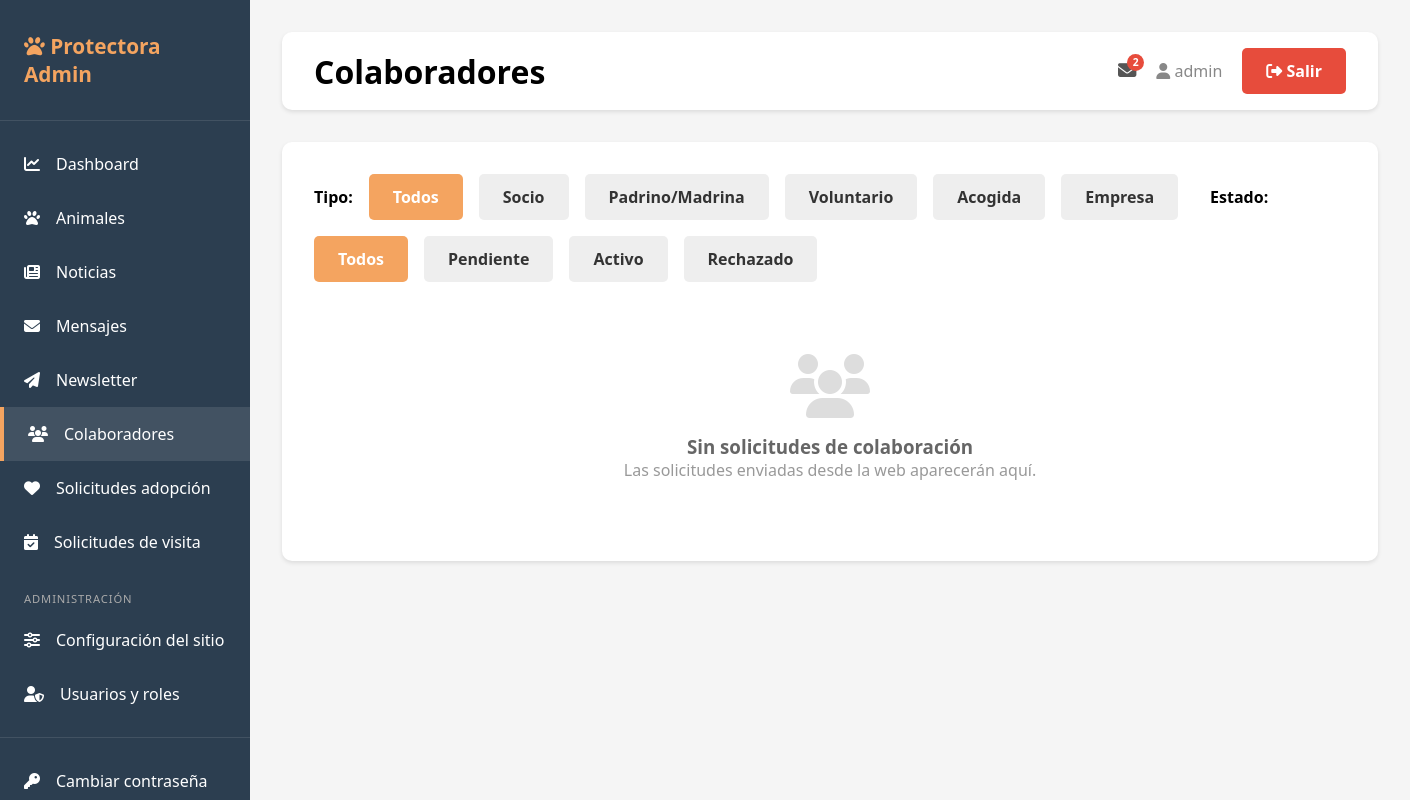
The app's page /admin/collaborators (signed in), older data.
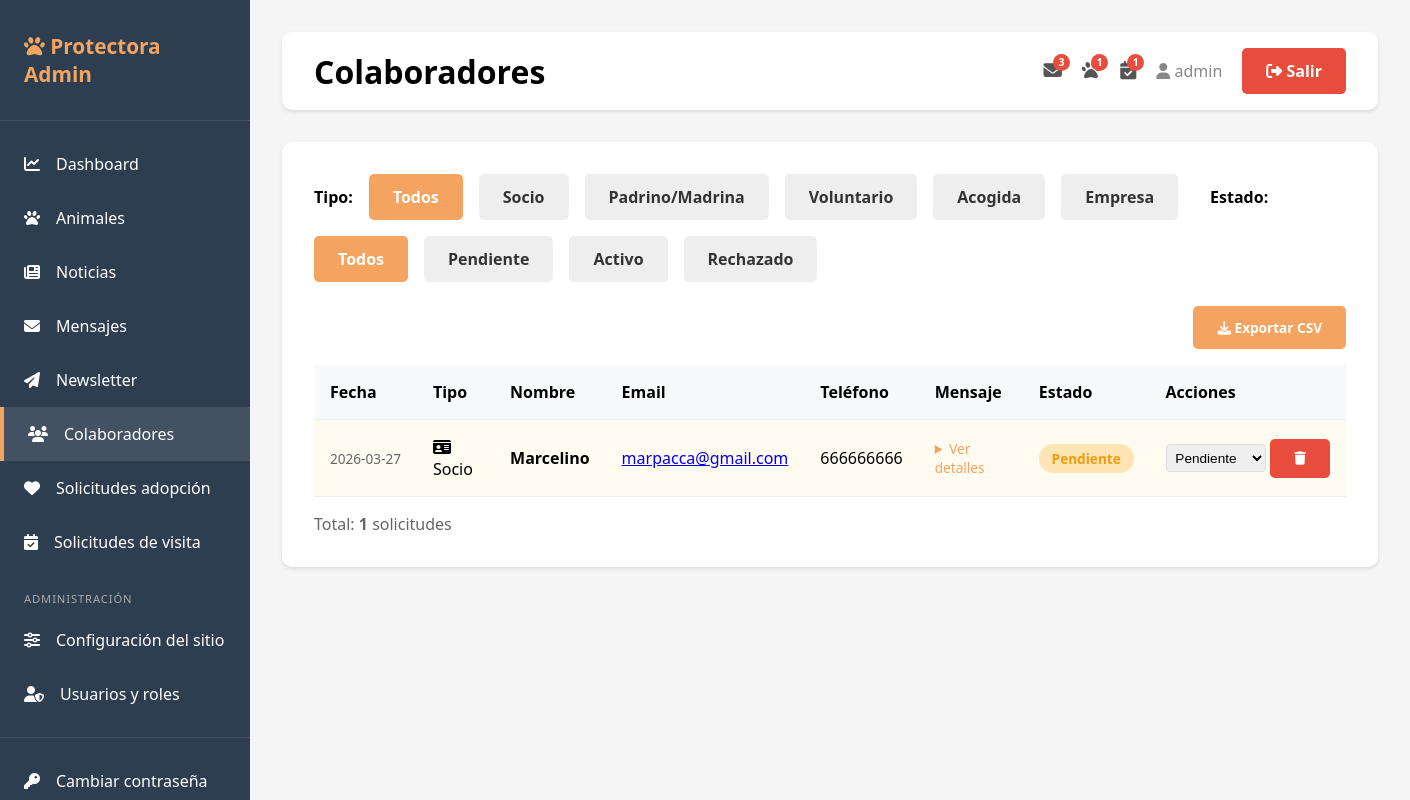
The same page, newer data.
### tables this page shows
CREATE TABLE collaborators (
                id INTEGER PRIMARY KEY AUTOINCREMENT,
                type TEXT NOT NULL,
                name TEXT NOT NULL,
                email TEXT NOT NULL,
                phone TEXT,
                message TEXT,
                extra TEXT,
                status TEXT DEFAULT 'pendiente',
                created_at TIMESTAMP DEFAULT CURRENT_TIMESTAMP
            );

### app.py (the view)
@app.route('/admin/collaborators')
@login_required
def list_collaborators():
    db = get_db()
    collab_type = request.args.get('type')
    status = request.args.get('status')
    query = 'SELECT * FROM collaborators WHERE 1=1'
    params = []
    if collab_type:
        query += ' AND type = ?'
        params.append(collab_type)
    if status:
        query += ' AND status = ?'
        params.append(status)
    query += ' ORDER BY created_at DESC'
    collaborators_raw = db.execute(query, params).fetchall()
    collaborators = []
    for c in collaborators_raw:
        c = dict(c)
        if c.get('extra') and c['extra'].startswith('{'):
            try:
                parsed = json.loads(c['extra'])
                label_map = {
                    'living_situation': 'Vivienda', 'has_yard': 'Jardín/patio',
                    'space_available': 'Espacio disponible', 'current_pets': 'Mascotas actuales',
                    'pet_experience': 'Experiencia', 'hours_home_per_day': 'Horas en casa/día',
                    'foster_duration': 'Duración acogida', 'species_preference': 'Especie preferida',
                    'household_members': 'Personas en hogar', 'city': 'Municipio',
                }
                lines = [f"{label_map.get(k, k)}: {v}" for k, v in parsed.items() if v]
                c['extra_pretty'] = '\n'.join(lines)
            except Exception:
                c['extra_pretty'] = c['extra']
        else:
            c['extra_pretty'] = c.get('extra', '')
        collaborators.append(c)
    return render_template('collaborators.html', collaborators=collaborators,
                           current_type=collab_type, current_status=status)

### app.py (called while the page is built)
def generate_csrf_token():
    if '_csrf_token' not in session:
        session['_csrf_token'] = secrets.token_hex(32)
    return session['_csrf_token']

def get_db():
    if USE_POSTGRES:
        conn = psycopg2.connect(DATABASE_URL)
        conn.cursor_factory = psycopg2.extras.RealDictCursor
        return DatabaseWrapper(conn, is_postgres=True)
    else:
        conn = sqlite3.connect(DATABASE)
        conn.row_factory = sqlite3.Row
        return DatabaseWrapper(conn, is_postgres=False)

def login_required(f):
    @wraps(f)
    def decorated_function(*args, **kwargs):
        if 'user_id' not in session:
            return redirect(url_for('login'))
        return f(*args, **kwargs)
    return decorated_function

    def execute(self, query, params=None):
        if self._is_postgres and '?' in query:
            query = query.replace('?', '%s')
        cursor = self._conn.cursor()
        if params:
            cursor.execute(query, params)
        else:
            cursor.execute(query)
        return cursor

### templates/collaborators.html (shortened to what the changed rows need)
{% extends "base.html" %}
{% block page_title %}Colaboradores{% endblock %}
{% block content %}
<div style="display:flex; gap:1rem; margin-bottom:1.5rem; flex-wrap:wrap; align-items:center;">
    <strong>Tipo:</strong>
    {% for t, label in [('','Todos'),('socio','Socio'),('padrino','Padrino/Madrina'),('voluntario','Voluntario'),('acogida','Acogida'),('empresa','Empresa')] %}
    <a href="{{ url_for('list_collaborators', type=t if t else None, status=current_status) }}"
       class="btn btn-sm" style="background:{% if current_type == t or (not current_type and not t) %}#F4A460; color:white{% else %}#eee; color:#333{% endif %}">
        {{ label }}
    </a>
    {% endfor %}
    <strong style="margin-left:1rem;">Estado:</strong>
    {% for s, label in [('','Todos'),('pendiente','Pendiente'),('activo','Activo'),('rechazado','Rechazado')] %}
    <a href="{{ url_for('list_collaborators', type=current_type, status=s if s else None) }}"
       class="btn btn-sm" style="background:{% if current_status == s or (not current_status and not s) %}#F4A460; color:white{% else %}#eee; color:#333{% endif %}">
        {{ label }}
    </a>
    {% endfor %}
</div>
{% if collaborators %}
<div style="display:flex; justify-content:flex-end; margin-bottom:.75rem;">
    <a href="{{ url_for('export_collaborators_csv') }}" class="btn btn-primary" style="font-size:.85rem;">
        <i class="fas fa-download"></i> Exportar CSV
    </a>
</div>
<table class="table">
    <thead>
        <tr>
            <th>Fecha</th>
            <th>Tipo</th>
            <th>Nombre</th>
            <th>Email</th>
            <th>Teléfono</th>
            <th>Mensaje</th>
            <th>Estado</th>
            <th>Acciones</th>
        </tr>
    </thead>
    <tbody>
        {% for c in collaborators %}
        <tr style="{% if c.status == 'pendiente' %}background:#fffbf0;{% elif c.status == 'rechazado' %}background:#fff5f5;{% endif %}">
            <td style="white-space:nowrap; font-size:0.85rem; color:#666;">{{ c.created_at[:10] }}</td>
            <td>
                {% set icons = {'socio':'id-card','padrino':'heart','voluntario':'users','acogida':'home','empresa':'building'} %}
                {% set labels = {'socio':'Socio','padrino':'Padrino/Madrina','voluntario':'Voluntario','acogida':'Acogida','empresa':'Empresa'} %}
                <i class="fas fa-{{ icons.get(c.type, 'user') }}"></i>
                {{ labels.get(c.type, c.type) }}
            </td>
            <td><strong>{{ c.name }}</strong></td>
            <td><a href="mailto:{{ c.email }}">{{ c.email }}</a></td>
            <td>{{ c.phone or '—' }}</td>
            <td style="max-width:250px; font-size:0.85rem; color:#555;">
                {% if c.message or c.extra %}
                <details>
                    <summary style="cursor:pointer; color:#F4A460;">Ver detalles</summary>
                </details>
                {% else %}—{% endif %}
            </td>
            <td>
                {% if c.status == 'pendiente' %}
                <span class="badge badge-warning">Pendiente</span>
                {% elif c.status == 'activo' %}
                <span class="badge badge-success">Activo</span>
                {% else %}
                <span class="badge badge-danger">Rechazado</span>
                {% endif %}
            </td>
            <td style="white-space:nowrap;">
                <form method="POST" action="{{ url_for('update_collaborator_status', collab_id=c.id) }}" style="display:inline;">
                    <select name="status" onchange="this.form.submit()" style="padding:0.3rem; border-radius:4px; border:1px solid #ddd; font-size:0.85rem;">
                        <option value="pendiente" {% if c.status=='pendiente' %}selected{% endif %}>Pendiente</option>
                    </select>
                </form>
                <form method="POST" action="{{ url_for('delete_collaborator', collab_id=c.id) }}" style="display:inline;"
                      onsubmit="return confirm('¿Eliminar esta solicitud?');">
                    <button type="submit" class="btn btn-danger btn-sm" title="Eliminar">
                        <i class="fas fa-trash"></i>
                    </button>
                </form>
            </td>
        </tr>
        {% endfor %}
    </tbody>
</table>
<p style="color:#666; margin-top:1rem;">Total: <strong>{{ collaborators|length }}</strong> solicitudes</p>
{% else %}
<div style="text-align:center; padding:3rem;">
    <i class="fas fa-users" style="font-size:4rem; color:#ddd; margin-bottom:1rem;"></i>
    <h3 style="color:#666;">Sin solicitudes de colaboración</h3>
    <p style="color:#999;">Las solicitudes enviadas desde la web aparecerán aquí.</p>
</div>
{% endif %}
{% endblock %}

Row changes from the older to the newer data that the page shows:
added collaborators: created_at "2026-03-27", get "Socio", name "Marcelino", email "marpacca@gmail.com", phone "666666666", shows "Pendiente", status "Pendiente"
Text that changed along with them:
{{ nav_unread_contacts if nav_unread_contacts <= 99 else '99+' }}: "2" → "3"
{{ nav_pending_adoptions if nav_pending_adoptions <= 99 else '99+' }}: (not shown) → "1"
{{ nav_pending_visits if nav_pending_visits <= 99 else '99+' }}: (not shown) → "1"
{{ collaborators|length }}: (not shown) → "1"
text no longer shown: "Sin solicitudes de colaboración Las solicitudes enviadas desde la web aparecerán aquí."
text now shown: "Exportar CSV Fecha Tipo Nombre Email Teléfono Mensaje Estado Acciones Total: solicitudes"
